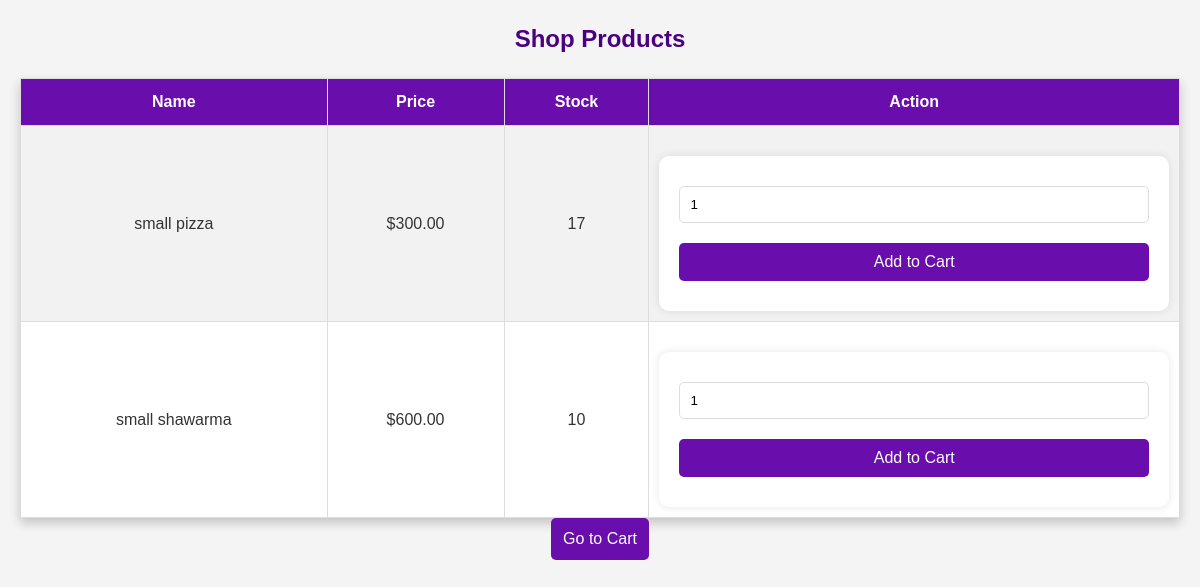
The page /shop.php on the database its author committed.
### tables this page shows
CREATE TABLE `products` (
  `products_id` int(11) NOT NULL,
  `name` varchar(255) DEFAULT NULL,
  `price` decimal(10,2) DEFAULT NULL,
  `stock` int(11) DEFAULT NULL,
  `created_at` timestamp NOT NULL DEFAULT current_timestamp(),
  `category_id` int(11) NOT NULL
);

### shop.php (the view, shortened to what this page needs)
<?php
include('db_connection.php');
$products = mysqli_query($conn, "SELECT * FROM products WHERE stock > 0");
?>
<!DOCTYPE html>
<html lang="en">
<head>
    <link rel="stylesheet" href="style.css">
</head>
<body>
<h2>Shop Products</h2>
<table>
    <tr>
        <th>Name</th>
        <th>Price</th>
        <th>Stock</th>
        <th>Action</th>
    </tr>
    <?php while ($row = mysqli_fetch_assoc($products)) { ?>
    <tr>
        <td><?= htmlspecialchars($row['name']) ?></td>
        <td>$<?= number_format($row['price'], 2) ?></td>
        <td><?= $row['stock'] ?></td>
        <td>
            <form action="add_to_cart.php" method="POST">
                <input type="number" name="quantity" value="1" min="1" max="<?= $row['stock'] ?>">
                <button type="submit">Add to Cart</button>
            </form>
        </td>
    </tr>
    <?php } ?>
</table>
<a href="cart.php">Go to Cart</a>
</body>
</html>

### style.css (style rules this page uses)
* { margin: 0; padding: 0; box-sizing: border-box; font-family: 'Arial', sans-serif; }
body { background-color: #f4f4f4; color: #333; line-height: 1.6; text-align: center; padding: 20px; }
h2 { color: #4B0082; margin-bottom: 20px; }
table { width: 100%; border-collapse: collapse; margin-top: 20px; background: white; box-shadow: 0px 5px 10px rgba(0, 0, 0, 0.2); }
th, td { padding: 10px; border: 1px solid #ddd; text-align: center; }
th { background: #6A0DAD; color: white; }
tr:nth-child(even) { background: #f2f2f2; }
a { text-decoration: none; color: white; padding: 8px 12px; background: #6A0DAD; border-radius: 5px; display: inline-block; }
form { margin-top: 20px; background: white; padding: 20px; border-radius: 10px; box-shadow: 0px 0px 10px rgba(0, 0, 0, 0.1); }
input, button { width: 100%; padding: 10px; margin: 10px 0; border-radius: 5px; border: 1px solid #ddd; }
button { background: #6A0DAD; color: white; border: none; cursor: pointer; font-size: 16px; }

### rows shown on the page
products: name "small pizza", price "300.00", stock "17"
products: name "small shawarma", price "600.00", stock "10"
